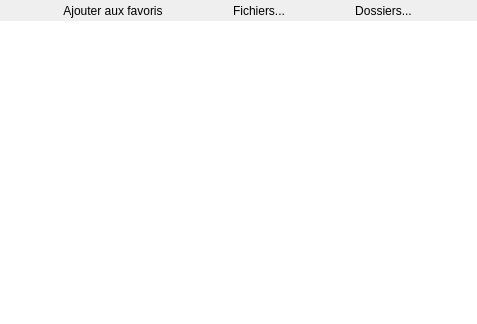
<?xml version="1.0" encoding="UTF-8"?>
<ui version="4.0">
 <class>Opener</class>
 <widget class="QDialog" name="Opener">
  <property name="windowModality">
   <enum>Qt::ApplicationModal</enum>
  </property>
  <property name="geometry">
   <rect>
    <x>0</x>
    <y>0</y>
    <width>477</width>
    <height>324</height>
   </rect>
  </property>
  <property name="sizePolicy">
   <sizepolicy hsizetype="Fixed" vsizetype="Fixed">
    <horstretch>0</horstretch>
    <verstretch>0</verstretch>
   </sizepolicy>
  </property>
  <property name="minimumSize">
   <size>
    <width>127</width>
    <height>144</height>
   </size>
  </property>
  <property name="windowTitle">
   <string>Ouvrir</string>
  </property>
  <property name="windowIcon">
   <iconset resource="ressources.qrc">
    <normaloff>:/icones/duduf</normaloff>:/icones/duduf</iconset>
  </property>
  <property name="modal">
   <bool>true</bool>
  </property>
  <layout class="QVBoxLayout" name="verticalLayout">
   <property name="spacing">
    <number>0</number>
   </property>
   <property name="leftMargin">
    <number>0</number>
   </property>
   <property name="topMargin">
    <number>0</number>
   </property>
   <property name="rightMargin">
    <number>0</number>
   </property>
   <property name="bottomMargin">
    <number>0</number>
   </property>
   <item>
    <layout class="QHBoxLayout" name="horizontalLayout">
     <property name="spacing">
      <number>0</number>
     </property>
     <item>
      <widget class="QToolButton" name="addToFavs">
       <property name="text">
        <string>Ajouter aux favoris</string>
       </property>
       <property name="icon">
        <iconset resource="ressources.qrc">
         <normaloff>:/icones/favs</normaloff>:/icones/favs</iconset>
       </property>
       <property name="iconSize">
        <size>
         <width>32</width>
         <height>32</height>
        </size>
       </property>
       <property name="checkable">
        <bool>true</bool>
       </property>
       <property name="toolButtonStyle">
        <enum>Qt::ToolButtonTextBesideIcon</enum>
       </property>
       <property name="autoRaise">
        <bool>true</bool>
       </property>
      </widget>
     </item>
     <item>
      <widget class="QToolButton" name="file">
       <property name="text">
        <string>Fichiers...</string>
       </property>
       <property name="icon">
        <iconset resource="ressources.qrc">
         <normaloff>:/icones/folder_open</normaloff>:/icones/folder_open</iconset>
       </property>
       <property name="iconSize">
        <size>
         <width>32</width>
         <height>32</height>
        </size>
       </property>
       <property name="toolButtonStyle">
        <enum>Qt::ToolButtonTextBesideIcon</enum>
       </property>
       <property name="autoRaise">
        <bool>true</bool>
       </property>
      </widget>
     </item>
     <item>
      <widget class="QToolButton" name="folder">
       <property name="text">
        <string>Dossiers...</string>
       </property>
       <property name="icon">
        <iconset resource="ressources.qrc">
         <normaloff>:/icones/folder_open</normaloff>:/icones/folder_open</iconset>
       </property>
       <property name="iconSize">
        <size>
         <width>32</width>
         <height>32</height>
        </size>
       </property>
       <property name="toolButtonStyle">
        <enum>Qt::ToolButtonTextBesideIcon</enum>
       </property>
       <property name="autoRaise">
        <bool>true</bool>
       </property>
      </widget>
     </item>
    </layout>
   </item>
   <item>
    <widget class="QListWidget" name="favsList">
     <property name="frameShape">
      <enum>QFrame::NoFrame</enum>
     </property>
     <property name="alternatingRowColors">
      <bool>true</bool>
     </property>
     <property name="selectionMode">
      <enum>QAbstractItemView::ExtendedSelection</enum>
     </property>
     <property name="selectionBehavior">
      <enum>QAbstractItemView::SelectRows</enum>
     </property>
    </widget>
   </item>
  </layout>
 </widget>
 <resources>
  <include location="ressources.qrc"/>
 </resources>
 <connections/>
</ui>
